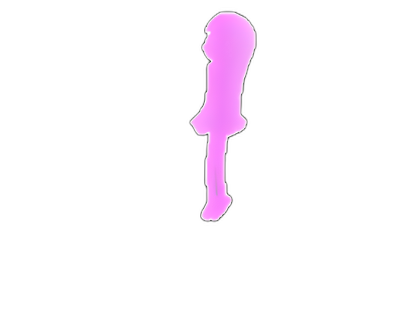
#> input picture assets_aligned/player/left/reinforcing/13.png, 414 x 318 px; its folder holds 4 pictures in this run
$ python flip_img.py
#> lines starting #> are read from the running program, lines starting #| are printed output that depends on the picture
'''
from pathlib import Path
from PIL import Image, ImageOps
import shutil

def flip_images_in_folder(input_folder: str, output_folder: str):
    input_path = Path(input_folder)
    output_path = Path(output_folder)
    output_path.mkdir(parents=True, exist_ok=True)

    # 支援的圖片格式
    image_extensions = {'.jpg', '.jpeg', '.png', '.bmp', '.tiff', '.webp'}

    count = 0
    for img_path in input_path.iterdir():
        if img_path.suffix.lower() in image_extensions:
            try:
                img = Image.open(img_path)
                flipped = ImageOps.mirror(img)
                save_path = output_path / f"{count}.png"  # ← 改成連號命名
                #save_path = output_path / img_path.name
                flipped.save(save_path)
                count += 1
            except Exception as e:
                print(f"❌ 無法處理圖片 {img_path.name}: {e}")

    print(f"✅ 已處理 {count} 張圖片，並儲存於 {output_folder}")

# ✅ 使用範例
if __name__ == "__main__":
    src_folder = r"assets_aligned\player\right\reinforcing"       # 原始資料夾
    dst_folder = r"assets_aligned\player\left\reinforcing"        # 儲存翻轉後圖片的資料夾
    flip_images_in_folder(src_folder, dst_folder)
'''
from pathlib import Path
from PIL import Image, ImageOps
import re

def flip_images_in_folder(input_folder: str, output_folder: str):
    input_path = Path(input_folder)
    output_path = Path(output_folder)
    output_path.mkdir(parents=True, exist_ok=True)

    image_extensions = {'.jpg', '.jpeg', '.png', '.bmp', '.tiff', '.webp'}

    pattern = re.compile(r"(\d+)")  # 尋找檔名中的數字

    count = 0
    for img_path in sorted(input_path.iterdir()):
        if img_path.suffix.lower() in image_extensions:
            try:
                img = Image.open(img_path)
#> img is the input picture: PIL image 414x318 RGBA; mean R, G, B, A 13.1, 8, 13.3, 13.9
                flipped = ImageOps.mirror(img)
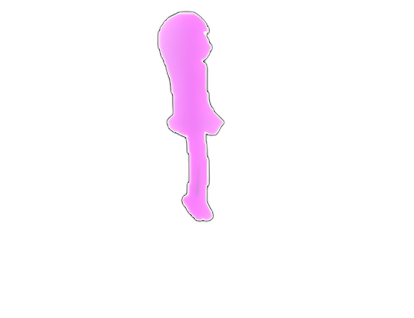
#> flipped: PIL image 414x318 RGBA; mean R, G, B, A 13.1, 8, 13.3, 13.9; transparent parts drawn white

                # 嘗試從檔名中抓出第一個數字
                match = pattern.search(img_path.stem)
                if match:
                    number = match.group(1)
                    save_name = f"{number}.png"
                else:
                    save_name = f"unknown_{count}.png"
                    count += 1  # 避免覆蓋

                save_path = output_path / save_name
                flipped.save(save_path)
            except Exception as e:
                print(f"❌ 無法處理圖片 {img_path.name}: {e}")
#> pass 2 of the loop in flip_images_in_folder, `for img_path in sorted(input_path.iterdir()):`:
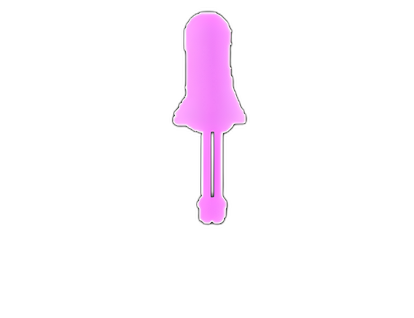
#> input picture assets_aligned/player/left/reinforcing/15.png, 414 x 318 px
#> in flip_images_in_folder, img is the input picture: PIL image 414x318 RGBA; mean R, G, B, A 14.6, 8.9, 14.7, 15.5
#> in flip_images_in_folder, `flipped = ImageOps.mirror(img)`:
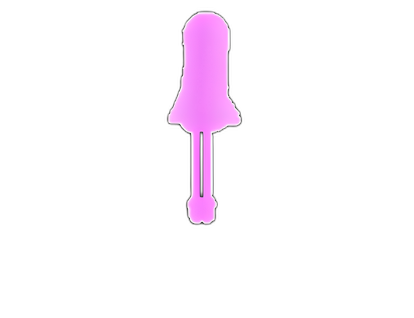
#> flipped: PIL image 414x318 RGBA; mean R, G, B, A 14.6, 8.9, 14.7, 15.5; transparent parts drawn white
#> pass 3 of the loop in flip_images_in_folder, `for img_path in sorted(input_path.iterdir()):`:
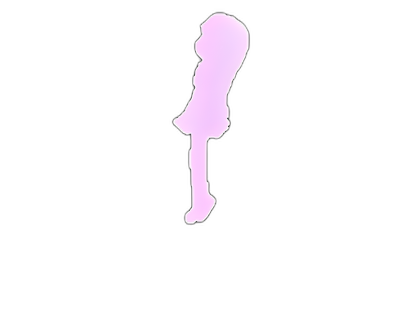
#> input picture assets_aligned/player/left/reinforcing/17.png, 414 x 318 px
#> in flip_images_in_folder, img is the input picture: PIL image 414x318 RGBA; mean R, G, B, A 13, 11, 13.2, 13.7
#> in flip_images_in_folder, `flipped = ImageOps.mirror(img)`:
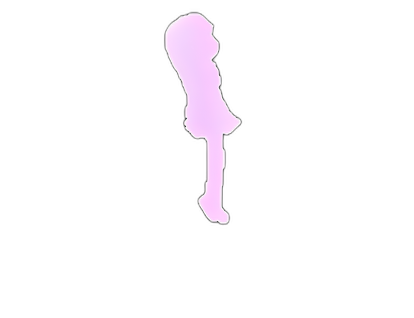
#> flipped: PIL image 414x318 RGBA; mean R, G, B, A 13, 11, 13.2, 13.7; transparent parts drawn white
#> the loop made 4 passes; the first 3 are shown

    print(f"✅ 圖片已翻轉並依數字命名儲存於：{output_folder}")

# ✅ 使用範例
if __name__ == "__main__":
    src_folder = r"C:\Users\swt\tkinter_finalterm\assets_aligned\player\left\reinforcing"
    dst_folder = r"C:\Users\swt\tkinter_finalterm\assets_aligned\player\right\reinforcing"
    flip_images_in_folder(src_folder, dst_folder)
